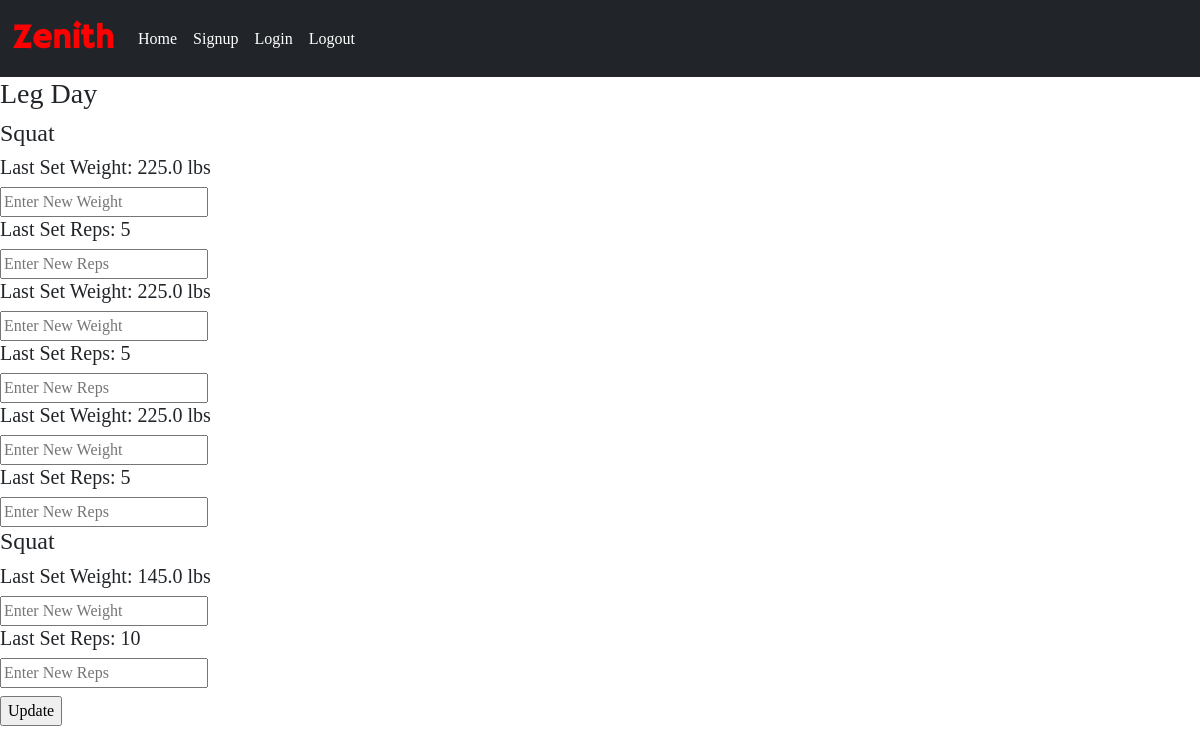
The page /schedule/4 (signed in) on the database its author committed.
### website/models.py (models this page shows)
class Schedule(db.Model, UserMixin):
    id = db.Column(db.Integer, primary_key=True)
    schedule_name = db.Column(db.String(100), nullable=False)
    date_created = db.Column(db.DateTime, default=datetime.utcnow(), nullable=False)
    user_id = db.Column(db.Integer, db.ForeignKey('user.id'), nullable=False)
    exercises = db.relationship('Exercise', backref='schedule', lazy=True)

class Exercise(db.Model, UserMixin):
    id = db.Column(db.Integer, primary_key=True)
    exercise_name = db.Column(db.String(100), nullable=False)
    schedule_id = db.Column(db.Integer, db.ForeignKey('schedule.id'))
    user_id = db.Column(db.Integer, db.ForeignKey('user.id'), nullable=False)
    sets = db.relationship('Set', backref='exercise', lazy=True)

class Set(db.Model, UserMixin):
    id = db.Column(db.Integer, primary_key=True)
    reps = db.Column(db.Integer, nullable=False)
    weight = db.Column(db.Float, nullable=False)
    exercise_id = db.Column(db.Integer, db.ForeignKey('exercise.id'), nullable=False)
    user_id = db.Column(db.Integer, db.ForeignKey('user.id'), nullable=False)

### website/training.py (the view, shortened to what this page needs)
@training.route("/schedule/<schedule_id>", methods=["POST", "GET"])
@login_required
def run_schedule(schedule_id):
    schedule_name = Schedule.query.filter_by(id=schedule_id).first()
    exercises = Exercise.query.filter_by(schedule_id=schedule_id).all()
    sets = Set.query.filter_by(user_id=current_user.id).all()
    if schedule_name.user_id != current_user.id:
        flash("You do not own that schedule!", "danger")
        return redirect(url_for("training.home"))
    return render_template("run_schedule.html", schedule=schedule_name, exercises=exercises, sets=sets)

### website/__init__.py (called while the page is built)
def create_app():
    app = Flask(__name__)
    app.config["SQLALCHEMY_DATABASE_URI"] = "sqlite:///project.db"
    app.config['SECRET_KEY'] = 'mbgodbnfvojvnseofefqwdqwifgbjdfsnf'
    db.init_app(app)
    from .auth import auth
    app.register_blueprint(auth)
    from .training import training
    app.register_blueprint(training)
    from .models import User
    create_database(app)
    login_manager.login_view = "auth.login"
    login_manager.login_message = "You must be signed in to reach this page!"
    login_manager.login_message_category = "danger"
    login_manager.init_app(app)
    @login_manager.user_loader
    def load_user(id):
        return User.query.get(int(id))
    return app

### website/templates/run_schedule.html (shortened to what this page needs)
{% extends 'base.html' %}
{% block content %}
<h3>{{schedule.schedule_name}}</h3>
<form method="post">
    {% for exercise in exercises %}
        <h4>{{ exercise.exercise_name }}</h4>
        {% for set in sets %}
            {% if exercise.id == set.exercise_id %}
                <h5>Last Set Weight: {{ set.weight }} lbs</h5>
                <input type="text" placeholder="Enter New Weight" name="new_weight">
                <h5>Last Set Reps: {{ set.reps }}</h5>
                <input type="text" placeholder="Enter New Reps" name="new_reps">
            {% endif %}
        {% endfor %}
    {% endfor %}
    <br>
    <input type="submit" class="mt-2" value="Update">
</form>
{% endblock %}

### rows shown on the page
Schedule: schedule_name "Leg Day"
Exercise: exercise_name "Squat"
Set: weight "225.0", reps "5"
Set: weight "225.0", reps "5"
Set: weight "225.0", reps "5"
Exercise: exercise_name "Squat"
Set: weight "145.0", reps "10"
